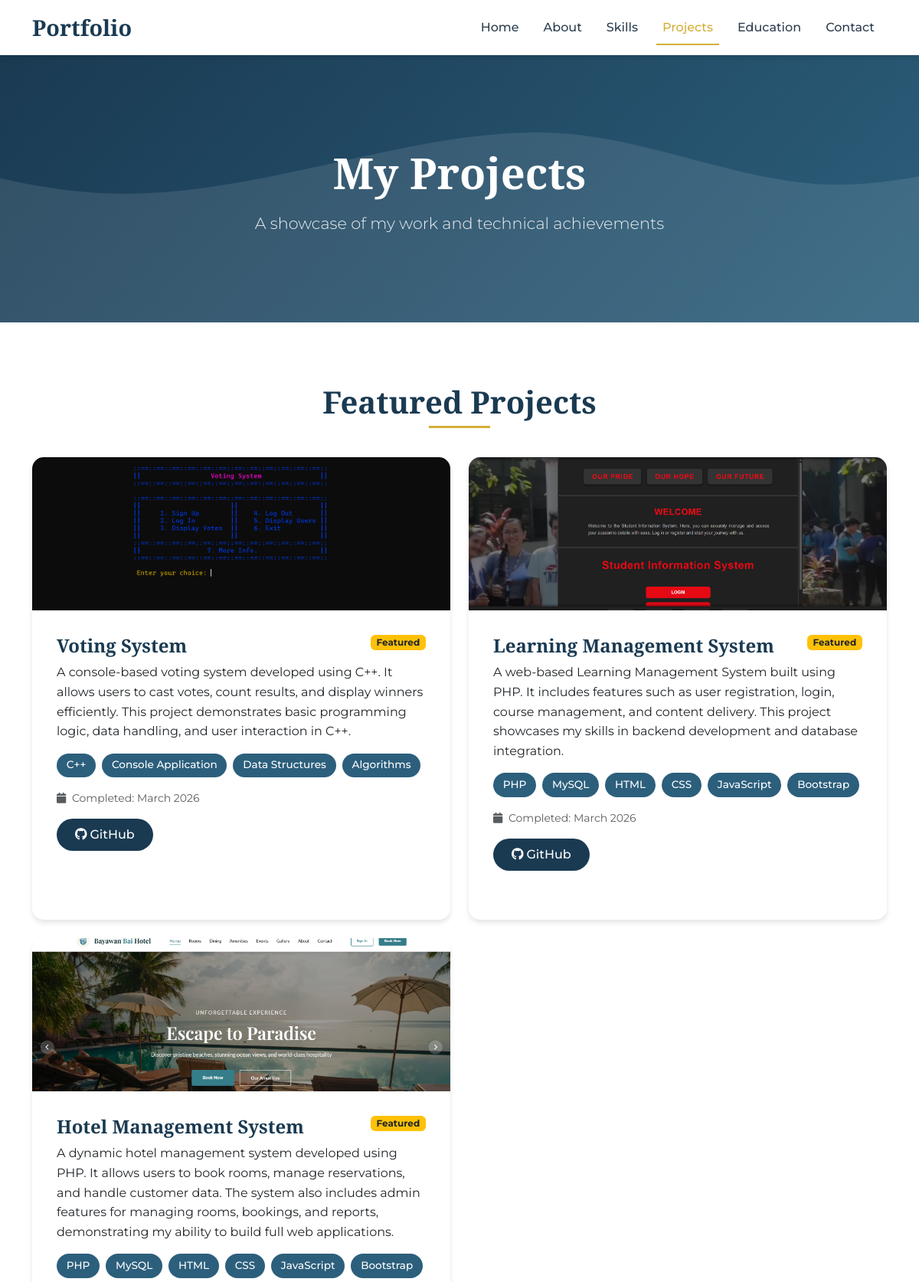
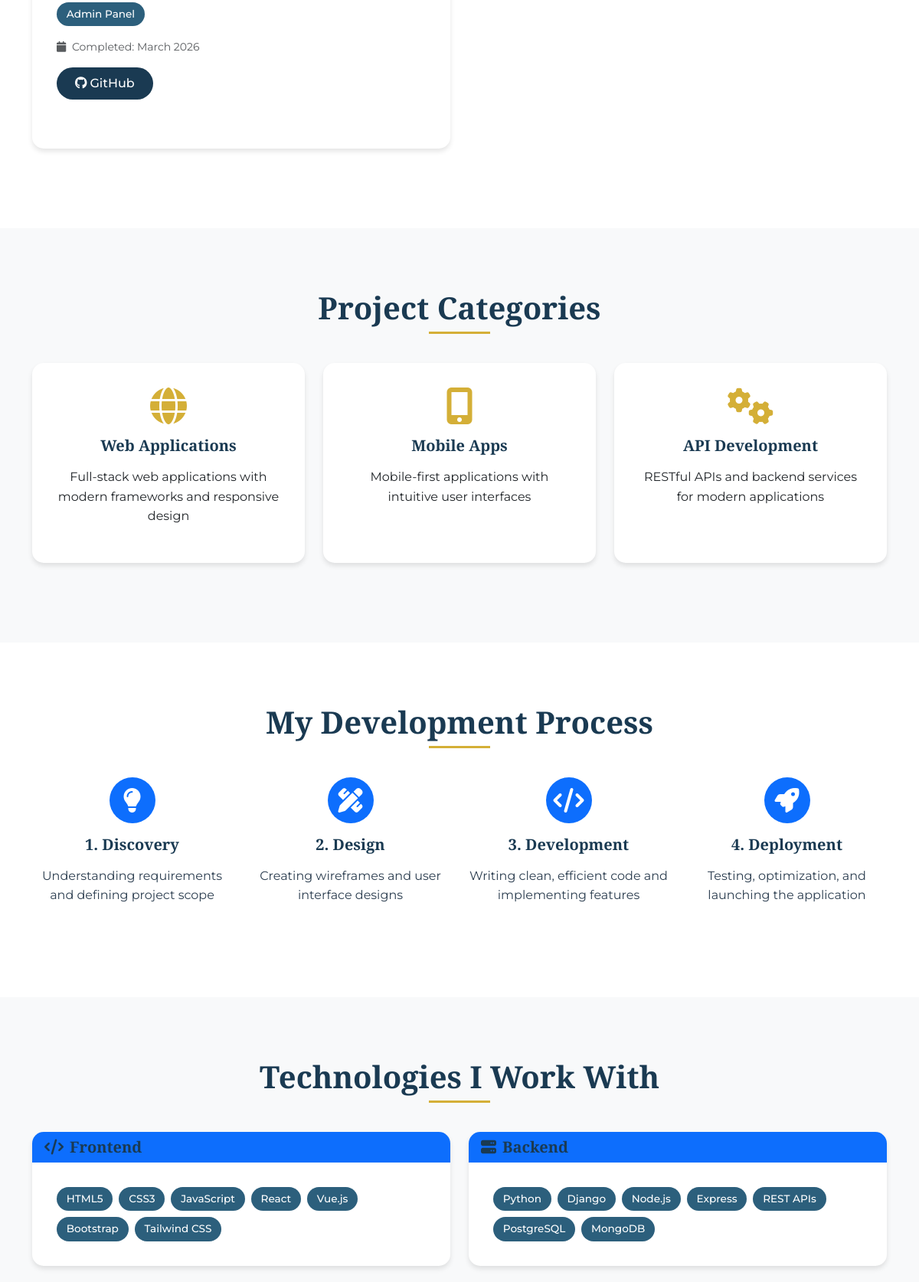
/projects/ (upper part), run on the app's committed database (2 pictures, top to bottom).
### core/models.py (models this page shows, shortened)
class Project(models.Model):
    title = models.CharField(max_length=200)
    description = models.TextField()
    technologies = models.TextField(help_text="Comma-separated list of technologies")
    github_link = models.URLField(blank=True, null=True)
    live_demo = models.URLField(blank=True, null=True)
    featured_image = models.ImageField(upload_to='projects/', blank=True, null=True)
    completion_date = models.DateField(blank=True, null=True)
    featured = models.BooleanField(default=False)
    def get_technologies_list(self):
        return [tech.strip() for tech in self.technologies.split(',')]

### core/views.py (the view)
# urls.py: path('projects/', views.projects, name='projects'),
def projects(request):
    projects = Project.objects.all().order_by('-completion_date', '-featured')
    context = {
        'projects': projects,
    }
    return render(request, 'core/projects.html', context)

### templates/core/projects.html (shortened to what this page needs)
{% extends 'base.html' %}
{% load static %}
{% block content %}
<section class="hero">
    <div class="container text-center">
        <div class="hero-content">
            <h1>My Projects</h1>
            <p class="tagline">A showcase of my work and technical achievements</p>
        </div>
    </div>
</section>
<section class="section">
    <div class="container">
        <h2 class="section-title">Featured Projects</h2>
        {% if projects %}
            <div class="row">
                {% for project in projects %}
                    <div class="col-lg-6 mb-4">
                        <div class="card project-card">
                            {% if project.featured_image %}
                                <img src="{{ project.featured_image.url }}" class="card-img-top project-img" alt="{{ project.title }}">
                            {% else %}
                                <img src="{% static 'images/default-project.svg' %}" class="card-img-top project-img" alt="Project">
                            {% endif %}
                            <div class="card-body">
                                <div class="d-flex justify-content-between align-items-start mb-2">
                                    <h5 class="project-title mb-0">{{ project.title }}</h5>
                                    {% if project.featured %}
                                        <span class="badge bg-warning text-dark">Featured</span>
                                    {% endif %}
                                </div>
                                <p class="card-text">{{ project.description }}</p>
                                {% if project.technologies %}
                                    <div class="project-tech">
                                        {% for tech in project.get_technologies_list %}
                                            <span class="tech-tag">{{ tech }}</span>
                                        {% endfor %}
                                    </div>
                                {% endif %}
                                {% if project.completion_date %}
                                    <p class="text-muted small mb-3">
                                        <i class="fas fa-calendar me-1"></i>
                                        Completed: {{ project.completion_date|date:"F Y" }}
                                    </p>
                                {% endif %}
                                <div class="project-links">
                                    {% if project.github_link %}
                                        <a href="{{ project.github_link }}" target="_blank" class="btn-custom btn-sm">
                                            <i class="fab fa-github me-1"></i>GitHub
                                        </a>
                                    {% endif %}
                                </div>
                            </div>
                        </div>
                    </div>
                {% endfor %}
            </div>
        {% endif %}
    </div>
</section>
<section class="section section-alt">
    <div class="container">
        <h2 class="section-title">Project Categories</h2>
        <div class="row">
            <div class="col-md-4 mb-4">
                <div class="card text-center h-100">
                    <div class="card-body">
                        <i class="fas fa-globe fa-3x mb-3" style="color: var(--secondary-color);"></i>
                        <h5>Web Applications</h5>
                        <p>Full-stack web applications with modern frameworks and responsive design</p>
                    </div>
                </div>
            </div>
            <div class="col-md-4 mb-4">
                <div class="card text-center h-100">
                    <div class="card-body">
                        <i class="fas fa-mobile-alt fa-3x mb-3" style="color: var(--secondary-color);"></i>
                        <h5>Mobile Apps</h5>
                        <p>Mobile-first applications with intuitive user interfaces</p>
                    </div>
                </div>
            </div>
            <div class="col-md-4 mb-4">
                <div class="card text-center h-100">
                    <div class="card-body">
                        <i class="fas fa-cogs fa-3x mb-3" style="color: var(--secondary-color);"></i>
                        <h5>API Development</h5>
                        <p>RESTful APIs and backend services for modern applications</p>
                    </div>
                </div>
            </div>
        </div>
    </div>
</section>
<section class="section">
    <div class="container">
        <h2 class="section-title">My Development Process</h2>
        <div class="row">
            <div class="col-lg-3 mb-4">
                <div class="text-center">
                    <div class="mb-3">
                        <div class="d-inline-flex align-items-center justify-content-center rounded-circle bg-primary text-white" style="width: 60px; height: 60px;">
                            <i class="fas fa-lightbulb fa-2x"></i>
                        </div>
                    </div>
                    <h5>1. Discovery</h5>
                    <p>Understanding requirements and defining project scope</p>
                </div>
            </div>
            <div class="col-lg-3 mb-4">
                <div class="text-center">
                    <div class="mb-3">
                        <div class="d-inline-flex align-items-center justify-content-center rounded-circle bg-primary text-white" style="width: 60px; height: 60px;">
                            <i class="fas fa-pencil-ruler fa-2x"></i>
                        </div>
                    </div>
                    <h5>2. Design</h5>
                    <p>Creating wireframes and user interface designs</p>
                </div>
            </div>
            <div class="col-lg-3 mb-4">
                <div class="text-center">
                    <div class="mb-3">
                        <div class="d-inline-flex align-items-center justify-content-center rounded-circle bg-primary text-white" style="width: 60px; height: 60px;">
                            <i class="fas fa-code fa-2x"></i>
                        </div>
                    </div>
                    <h5>3. Development</h5>
                    <p>Writing clean, efficient code and implementing features</p>
                </div>
            </div>
            <div class="col-lg-3 mb-4">
                <div class="text-center">
                    <div class="mb-3">
                        <div class="d-inline-flex align-items-center justify-content-center rounded-circle bg-primary text-white" style="width: 60px; height: 60px;">
                            <i class="fas fa-rocket fa-2x"></i>
                        </div>
                    </div>
                    <h5>4. Deployment</h5>
                    <p>Testing, optimization, and launching the application</p>
                </div>
            </div>
        </div>
    </div>
</section>
<section class="section section-alt">
    <div class="container">
        <h2 class="section-title">Technologies I Work With</h2>
        <div class="row">
            <div class="col-md-6 mb-4">
                <div class="card">
                    <div class="card-header bg-primary text-white">
                        <h5 class="mb-0"><i class="fas fa-code me-2"></i>Frontend</h5>
                    </div>
                    <div class="card-body">
                        <div class="d-flex flex-wrap gap-2">
                            <span class="tech-tag">HTML5</span>
                            <span class="tech-tag">CSS3</span>
                            <span class="tech-tag">JavaScript</span>
                            <span class="tech-tag">React</span>
                            <span class="tech-tag">Vue.js</span>
                            <span class="tech-tag">Bootstrap</span>
                            <span class="tech-tag">Tailwind CSS</span>
                        </div>
                    </div>
                </div>
            </div>
            <div class="col-md-6 mb-4">
                <div class="card">
                    <div class="card-header bg-primary text-white">
                        <h5 class="mb-0"><i class="fas fa-server me-2"></i>Backend</h5>
                    </div>
                    <div class="card-body">
                        <div class="d-flex flex-wrap gap-2">
                            <span class="tech-tag">Python</span>
                            <span class="tech-tag">Django</span>
                            <span class="tech-tag">Node.js</span>
                            <span class="tech-tag">Express</span>
                            <span class="tech-tag">REST APIs</span>
                            <span class="tech-tag">PostgreSQL</span>
                            <span class="tech-tag">MongoDB</span>
                        </div>
                    </div>
                </div>
            </div>
        </div>
    </div>
</section>
{% endblock %}

### static/css/style.css (style rules this page uses)
:root { --primary-color: #1a3a52; --secondary-color: #d4af37; --accent-color: #2c5f7c; --text-dark: #2c3e50; --text-light: #7f8c8d; --bg-light: #f8f9fa; --bg-white: #ffffff; --shadow: 0 4px 6px rgba(0, 0, 0, 0.1); --shadow-hover: 0 8px 15px rgba(0, 0, 0, 0.2); }
* { margin: 0; padding: 0; box-sizing: border-box; }
body { font-family: 'Montserrat', sans-serif; line-height: 1.6; color: var(--text-dark); background-color: var(--bg-white); }
h1, h2, h3, h4, h5, h6 { font-family: 'Playfair Display', serif; font-weight: 700; color: var(--primary-color); margin-bottom: 1rem; }
h1 { font-size: 3rem; font-weight: 900; }
h2 { font-size: 2.5rem; }
.hero { background: linear-gradient(135deg, var(--primary-color) 0%, var(--accent-color) 100%); color: white; padding: 120px 0 80px; position: relative; overflow: hidden; }
.hero::before { content: ''; position: absolute; top: 0; left: 0; right: 0; bottom: 0; background-size: cover; }
.hero-content { position: relative; z-index: 1; }
.hero h1 { color: white; font-size: 3.5rem; margin-bottom: 1rem; }
.hero .tagline { font-size: 1.3rem; font-weight: 300; color: rgba(255, 255, 255, 0.9); margin-bottom: 2rem; }
.section { padding: 80px 0; }
.section-title { text-align: center; margin-bottom: 3rem; position: relative; }
.section-title::after { content: ''; position: absolute; bottom: -10px; left: 50%; transform: translateX(-50%); width: 80px; height: 3px; background-color: var(--secondary-color); }
.section-alt { background-color: var(--bg-light); }
.card { border: none; border-radius: 15px; box-shadow: var(--shadow); transition: all 0.3s ease; height: 100%; overflow: hidden; }
.card-header { background-color: var(--primary-color); color: white; font-family: 'Playfair Display', serif; font-weight: 600; border: none; }
.card-body { padding: 2rem; }
.project-card { margin-bottom: 2rem; }
.project-img { width: 100%; height: 200px; object-fit: cover; }
.project-title { color: var(--primary-color); font-family: 'Playfair Display', serif; font-size: 1.5rem; margin-bottom: 1rem; }
.project-tech { display: flex; flex-wrap: wrap; gap: 0.5rem; margin: 1rem 0; }
.tech-tag { background-color: var(--accent-color); color: white; padding: 0.3rem 0.8rem; border-radius: 20px; font-size: 0.85rem; font-weight: 500; }
.project-links { display: flex; gap: 1rem; margin-top: 1rem; }
.btn-custom { background-color: var(--primary-color); color: white; border: none; padding: 0.5rem 1.5rem; border-radius: 25px; text-decoration: none; font-weight: 500; transition: all 0.3s ease; }

### data on the page
Project: featured_image (picture), title "Voting System", featured "Featured", description "A console-based voting system developed using C++. It allows users to cast votes, count results, and display winners efficiently. This project demonstrates basic programming logic, data handling, and user interaction in C++.", get_technologies_list "C++" "Console Application" "Data Structures" "Algorithms", completion_date "March 2026"
Project: featured_image (picture), title "Learning Management System", featured "Featured", description "A web-based Learning Management System built using PHP. It includes features such as user registration, login, course management, and content delivery. This project showcases my skills in backend development and database integration.", get_technologies_list "PHP" "MySQL" "HTML" "CSS" "JavaScript" "Bootstrap", completion_date "March 2026"
Project: featured_image (picture), title "Hotel Management System", featured "Featured", description "A dynamic hotel management system developed using PHP. It allows users to book rooms, manage reservations, and handle customer data. The system also includes admin features for managing rooms, bookings, and reports, demonstrating my ability to build full web applications.", get_technologies_list "PHP" "MySQL" "HTML" "CSS" "JavaScript" "Bootstrap" "Admin Panel", completion_date "March 2026"
